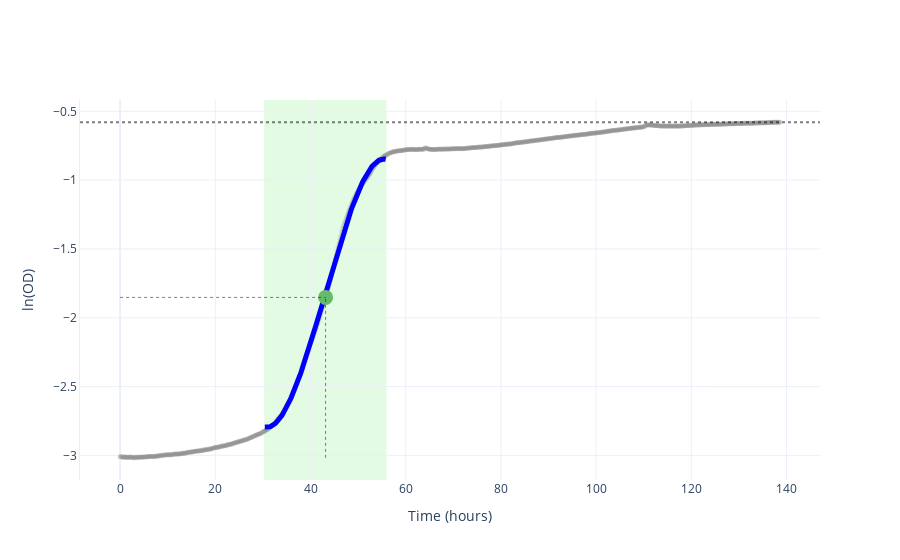

Here is the notebook cell this chart was saved with:
### Markdown cell above
## Plotting API

You can pass fit results directly to `annotate_plot()`; it reads `fit_t_min` and
`fit_t_max` from `params` to determine the window across which the model was fit. The model is not plotted outside of the window to which is was fit

Two functions are used to create an annotated plot. create_base_plot generates the base figure with the OD data. annotate_plot takes this figure as an input and optionally visualizes growth statistics as overlays on the growth curve. Passing 'None' to the argument in annotate_plot causes it to be ignored.

### Code cell
# Fit a non-parametric model and extract statistics
spline_fit = gc.non_parametric.fit_non_parametric(time, data, umax_method="spline")
spline_stats = gc.utils.extract_stats_from_fit(spline_fit, time, data)

# Plot with annotations (spline)
# Simply pass the fit result directly to annotate_plot
# Scale is automatically detected from the figure
fig = gc.plot.create_base_plot(time, data, scale="log")
fig = gc.plot.annotate_plot(
    fig,
    scale="log",
    phase_boundaries=(spline_stats["exp_phase_start"], spline_stats["exp_phase_end"]),
    time_umax=spline_stats["time_at_umax"],
    od_umax=spline_stats["od_at_umax"],
    od_max=spline_stats["max_od"],
    umax_point=(spline_stats["time_at_umax"], spline_stats["od_at_umax"]),
    fitted_model=spline_fit,  # Pass fit result directly!
)

fig.show()

### Figure 1 — Plotly figure (JSON) as saved in the notebook; plotly's stock layout.template omitted (floating-point values rounded to 4 significant figures; data arrays with more than 128 entries replaced by an {"elided": "..."} marker saying what was removed)
{"data": [{"marker": {"color": "gray", "opacity": 0.3, "size": 5}, "mode": "markers", "name": "Data", "showlegend": false, "type": "scatter", "x": {"elided": "694 float values"}, "y": {"elided": "694 float values"}}, {"line": {"color": "blue", "width": 5}, "mode": "lines", "name": "Spline fit", "showlegend": false, "type": "scatter", "x": {"elided": "200 float values"}, "y": {"elided": "200 float values"}}, {"marker": {"color": "#66BB6A", "size": 15, "symbol": "circle"}, "mode": "markers", "showlegend": false, "type": "scatter", "x": [43.16], "y": [-1.852]}], "layout": {"hovermode": "closest", "shapes": [{"fillcolor": "lightgreen", "layer": "below", "line": {"width": 0}, "opacity": 0.25, "type": "rect", "x0": 30.26, "x1": 55.95, "xref": "x", "y0": 0, "y1": 1, "yref": "y domain"}, {"line": {"color": "black", "dash": "dot", "width": 1}, "opacity": 0.5, "type": "line", "x0": 43.16, "x1": 43.16, "y0": -3.018, "y1": -1.852}, {"line": {"color": "black", "dash": "dot", "width": 1}, "opacity": 0.5, "type": "line", "x0": 0, "x1": 43.16, "y0": -1.852, "y1": -1.852}, {"line": {"color": "black", "dash": "dot", "width": 2}, "opacity": 0.5, "type": "line", "x0": 0, "x1": 1, "xref": "x domain", "y0": -0.5784, "y1": -0.5784, "yref": "y"}], "showlegend": false, "xaxis": {"range": [0, null], "title": {"text": "Time (hours)"}}, "yaxis": {"showline": true, "title": {"text": "ln(OD)"}, "visible": true}}}
